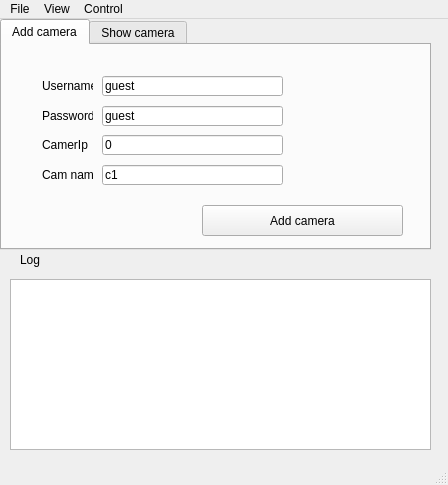
<?xml version="1.0" encoding="UTF-8"?>
<ui version="4.0">
 <class>MainWindow</class>
 <widget class="QMainWindow" name="MainWindow">
  <property name="enabled">
   <bool>true</bool>
  </property>
  <property name="geometry">
   <rect>
    <x>0</x>
    <y>0</y>
    <width>448</width>
    <height>485</height>
   </rect>
  </property>
  <property name="sizePolicy">
   <sizepolicy hsizetype="Fixed" vsizetype="Fixed">
    <horstretch>0</horstretch>
    <verstretch>0</verstretch>
   </sizepolicy>
  </property>
  <property name="minimumSize">
   <size>
    <width>448</width>
    <height>485</height>
   </size>
  </property>
  <property name="maximumSize">
   <size>
    <width>448</width>
    <height>485</height>
   </size>
  </property>
  <property name="windowTitle">
   <string>MainWindow</string>
  </property>
  <widget class="QWidget" name="centralwidget">
   <widget class="QTabWidget" name="tabWidget">
    <property name="geometry">
     <rect>
      <x>0</x>
      <y>0</y>
      <width>431</width>
      <height>231</height>
     </rect>
    </property>
    <property name="currentIndex">
     <number>0</number>
    </property>
    <widget class="QWidget" name="acamTab">
     <property name="toolTip">
      <string>&lt;html&gt;&lt;head/&gt;&lt;body&gt;&lt;p&gt;Add Camera&lt;/p&gt;&lt;/body&gt;&lt;/html&gt;</string>
     </property>
     <property name="accessibleName">
      <string/>
     </property>
     <property name="autoFillBackground">
      <bool>false</bool>
     </property>
     <attribute name="title">
      <string>Add camera</string>
     </attribute>
     <widget class="QPushButton" name="addc_Button">
      <property name="geometry">
       <rect>
        <x>200</x>
        <y>160</y>
        <width>201</width>
        <height>31</height>
       </rect>
      </property>
      <property name="text">
       <string>Add camera</string>
      </property>
     </widget>
     <widget class="QLabel" name="label_5">
      <property name="geometry">
       <rect>
        <x>40</x>
        <y>89</y>
        <width>51</width>
        <height>21</height>
       </rect>
      </property>
      <property name="text">
       <string>CamerIp</string>
      </property>
     </widget>
     <widget class="QLineEdit" name="lineEdit_3">
      <property name="geometry">
       <rect>
        <x>100</x>
        <y>61</y>
        <width>181</width>
        <height>20</height>
       </rect>
      </property>
      <property name="text">
       <string>guest</string>
      </property>
     </widget>
     <widget class="QLineEdit" name="lineEdit_4">
      <property name="geometry">
       <rect>
        <x>100</x>
        <y>31</y>
        <width>181</width>
        <height>20</height>
       </rect>
      </property>
      <property name="text">
       <string>guest</string>
      </property>
     </widget>
     <widget class="QLabel" name="label_6">
      <property name="geometry">
       <rect>
        <x>40</x>
        <y>30</y>
        <width>51</width>
        <height>21</height>
       </rect>
      </property>
      <property name="text">
       <string>Username</string>
      </property>
     </widget>
     <widget class="QLabel" name="label_7">
      <property name="geometry">
       <rect>
        <x>40</x>
        <y>60</y>
        <width>51</width>
        <height>21</height>
       </rect>
      </property>
      <property name="text">
       <string>Password</string>
      </property>
     </widget>
     <widget class="QLineEdit" name="CNamelineEdit">
      <property name="geometry">
       <rect>
        <x>100</x>
        <y>120</y>
        <width>181</width>
        <height>20</height>
       </rect>
      </property>
      <property name="text">
       <string>c1</string>
      </property>
     </widget>
     <widget class="QLabel" name="label_8">
      <property name="geometry">
       <rect>
        <x>40</x>
        <y>119</y>
        <width>51</width>
        <height>21</height>
       </rect>
      </property>
      <property name="text">
       <string>Cam name</string>
      </property>
     </widget>
     <widget class="QLineEdit" name="CIplineEdit">
      <property name="geometry">
       <rect>
        <x>100</x>
        <y>90</y>
        <width>181</width>
        <height>20</height>
       </rect>
      </property>
      <property name="text">
       <string>0</string>
      </property>
     </widget>
    </widget>
    <widget class="QWidget" name="tab">
     <attribute name="title">
      <string>Show camera</string>
     </attribute>
     <widget class="QPushButton" name="ShowButton">
      <property name="geometry">
       <rect>
        <x>20</x>
        <y>120</y>
        <width>371</width>
        <height>41</height>
       </rect>
      </property>
      <property name="text">
       <string>Show Camera</string>
      </property>
     </widget>
     <widget class="QLabel" name="label_3">
      <property name="geometry">
       <rect>
        <x>30</x>
        <y>29</y>
        <width>51</width>
        <height>21</height>
       </rect>
      </property>
      <property name="text">
       <string>cam name</string>
      </property>
     </widget>
     <widget class="QComboBox" name="CamNameComboBox">
      <property name="geometry">
       <rect>
        <x>100</x>
        <y>30</y>
        <width>181</width>
        <height>21</height>
       </rect>
      </property>
     </widget>
     <widget class="QLabel" name="label_9">
      <property name="geometry">
       <rect>
        <x>30</x>
        <y>60</y>
        <width>61</width>
        <height>21</height>
       </rect>
      </property>
      <property name="text">
       <string>Select filter</string>
      </property>
     </widget>
     <widget class="QComboBox" name="comboBox_2">
      <property name="geometry">
       <rect>
        <x>100</x>
        <y>60</y>
        <width>181</width>
        <height>21</height>
       </rect>
      </property>
      <item>
       <property name="text">
        <string>None</string>
       </property>
      </item>
      <item>
       <property name="text">
        <string>Filter-1</string>
       </property>
      </item>
     </widget>
    </widget>
   </widget>
   <widget class="QTextBrowser" name="LogtextBrowser">
    <property name="geometry">
     <rect>
      <x>10</x>
      <y>260</y>
      <width>421</width>
      <height>171</height>
     </rect>
    </property>
   </widget>
   <widget class="QLabel" name="logLabel">
    <property name="geometry">
     <rect>
      <x>20</x>
      <y>230</y>
      <width>51</width>
      <height>21</height>
     </rect>
    </property>
    <property name="text">
     <string>Log</string>
    </property>
   </widget>
  </widget>
  <widget class="QMenuBar" name="menubar">
   <property name="geometry">
    <rect>
     <x>0</x>
     <y>0</y>
     <width>448</width>
     <height>21</height>
    </rect>
   </property>
   <widget class="QMenu" name="menuFile">
    <property name="title">
     <string>File</string>
    </property>
    <addaction name="actionClose"/>
   </widget>
   <widget class="QMenu" name="menuveiw">
    <property name="title">
     <string>View</string>
    </property>
   </widget>
   <widget class="QMenu" name="menuControl">
    <property name="title">
     <string>Control</string>
    </property>
   </widget>
   <addaction name="menuFile"/>
   <addaction name="menuveiw"/>
   <addaction name="menuControl"/>
  </widget>
  <widget class="QStatusBar" name="statusbar"/>
  <action name="actionClose">
   <property name="text">
    <string>Close</string>
   </property>
  </action>
 </widget>
 <resources/>
 <connections/>
</ui>
